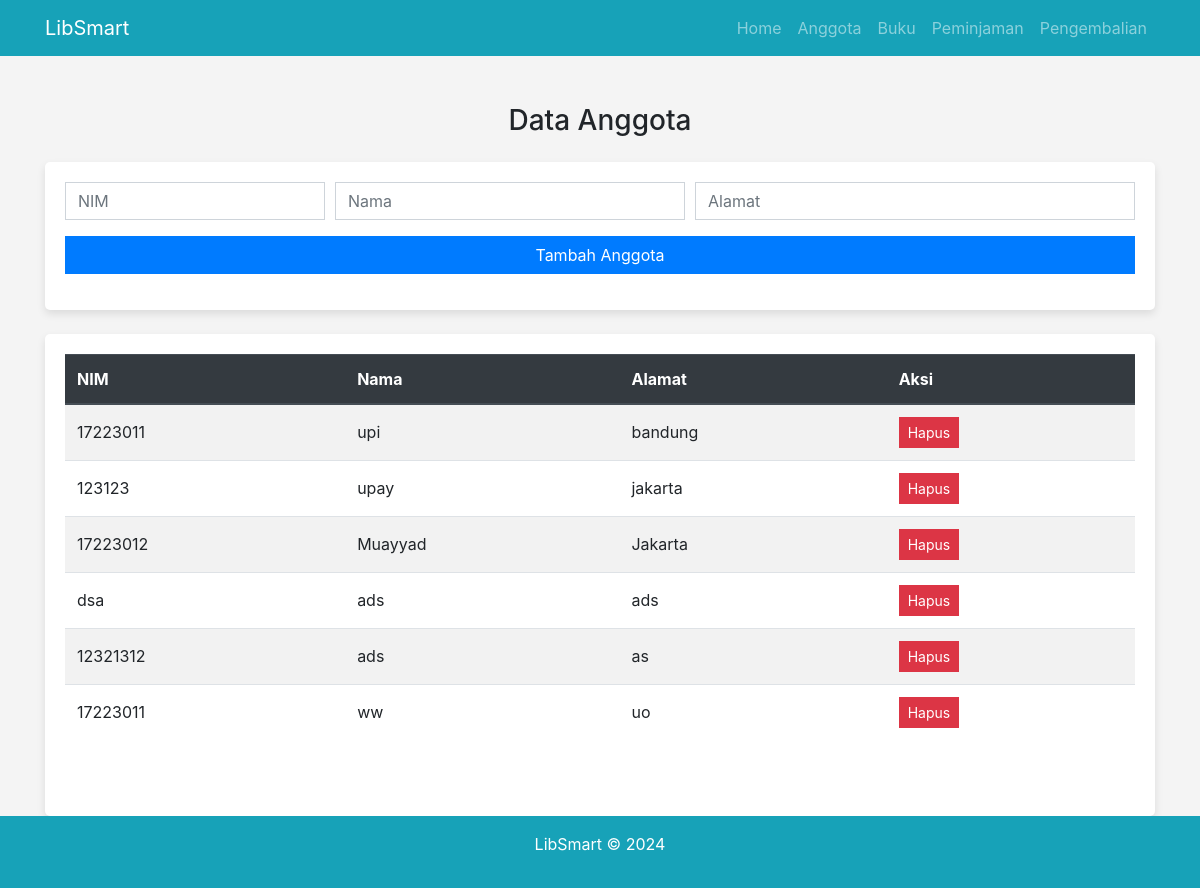
/anggota.php, run on the app's committed database.
### tables this page shows
CREATE TABLE `anggota` (
  `id` int NOT NULL,
  `nim` varchar(50) NOT NULL,
  `nama` varchar(100) NOT NULL,
  `alamat` text
);

### anggota.php (the view, shortened to what this page needs)
<?php
include 'koneksi.php';
$anggota = $conn->query("SELECT * FROM anggota");
?>
<!DOCTYPE html>
<html lang="en">
<head>
    <link href="https://maxcdn.bootstrapcdn.com/bootstrap/4.5.2/css/bootstrap.min.css" rel="stylesheet">
</head>
<body>
<nav class="navbar navbar-expand-lg navbar-dark bg-info">
    <div class="container">
        <a class="navbar-brand" id="branding" href="index.php">LibSmart</a>
        <div class="collapse navbar-collapse" id="navbarNav">
            <ul class="navbar-nav ml-auto">
                <li class="nav-item">
                    <a class="nav-link" href="index.php">Home</a>
                </li>
                <li class="nav-item">
                    <a class="nav-link" href="anggota.php">Anggota</a>
                </li>
                <li class="nav-item">
                    <a class="nav-link" href="buku.php">Buku</a>
                </li>
                <li class="nav-item">
                    <a class="nav-link" href="peminjaman.php">Peminjaman</a>
                </li>
                <li class="nav-item">
                    <a class="nav-link" href="pengembalian.php">Pengembalian</a>
                </li>
            </ul>
        </div>
    </div>
</nav>
<div class="container mt-5">
    <h3 class="text-center mb-4">Data Anggota</h3>
    <div class="form-container mb-4">
        <form method="POST" action="anggota.php">
            <div class="form-row">
                <div class="form-group col-md-3">
                    <input type="number" name="nim" class="form-control" placeholder="NIM" required>
                </div>
                <div class="form-group col-md-4">
                    <input type="text" name="nama" class="form-control" placeholder="Nama" required>
                </div>
                <div class="form-group col-md-5">
                    <input name="alamat" class="form-control" placeholder="Alamat" required></>
                </div>
                <div class="form-group col-md-12">
                    <input type="submit" name="add" class="btn btn-primary btn-block" value="Tambah Anggota">
                </div>
            </div>
        </form>
    </div>
    <div class="table-container">
        <table class="table table-striped">
            <thead class="thead-dark">
                <tr>
                    <th>NIM</th>
                    <th>Nama</th>
                    <th>Alamat</th>
                    <th>Aksi</th>
                </tr>
            </thead>
            <tbody>
                <?php while($row = $anggota->fetch_assoc()): ?>
                <tr>
                    <td><?php echo $row['nim']; ?></td>
                    <td><?php echo $row['nama']; ?></td>
                    <td><?php echo $row['alamat']; ?></td>
                    <td>
                        <a href="anggota.php?delete=<?php echo $row['id']; ?>" class="btn btn-danger btn-sm delete-btn">Hapus</a>
                    </td>
                </tr>
                <?php endwhile; ?>
            </tbody>
        </table>
    </div>
</div>
<footer class="bg-info text-white text-center py-3">
    <p>LibSmart &copy; 2024</p>
</footer>
</body>
</html>

### anggota.php (style rules this page uses)
body { background-color: #f4f4f4; display: flex; flex-direction: column; min-height: 100vh; }
.form-container { background: #fff; padding: 20px; border-radius: 5px; box-shadow: 0 4px 8px rgba(0, 0, 0, 0.1); }
.form-control { border-radius: 0; }
.table-container { background: #fff; padding: 20px; border-radius: 5px; box-shadow: 0 4px 8px rgba(0, 0, 0, 0.1); flex: 1; overflow-y: auto; padding-bottom: 60px; }
.table th, .table td { vertical-align: middle; }
.btn { border-radius: 0; }
.btn-danger { background-color: #dc3545; transition: background-color 0.3s ease; }
footer { background: #50b3a2; color: #fff; text-align: center; padding: 20px 0; flex-shrink: 0; width: 100%; }

### data on the page
anggota: nim "17223011", nama "upi", alamat "bandung"
anggota: nim "123123", nama "upay", alamat "jakarta"
anggota: nim "17223012", nama "Muayyad", alamat "Jakarta"
anggota: nim "dsa", nama "ads", alamat "ads"
anggota: nim "12321312", nama "ads", alamat "as"
anggota: nim "17223011", nama "ww", alamat "uo"
